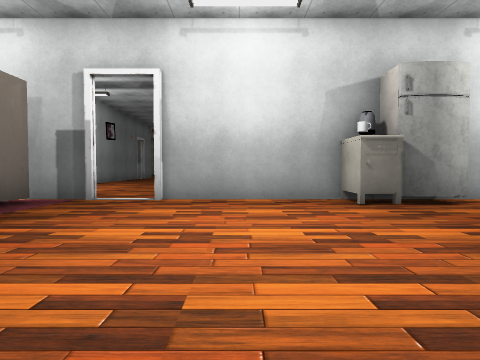
view 1 (above)

24 first-person views from a walk through a 3-D level made in the Unity game engine. The camera is 1.2 m above the floor, tilts 2° down and sees 75° across. Doors are open. The floor is counted in squares, 2 m on a side. Each view is taken from the middle of a square. On the plan, view 1 faces up. The plan holds only what a view shows up to about 9 squares ahead; the rest is blank. The place goes on beyond the plan. The player character is not drawn. Some surface patterns are stand-ins.

view 2
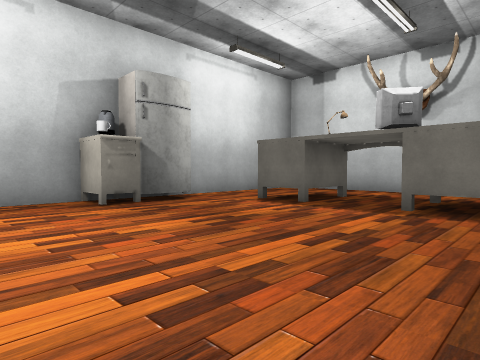

view 3
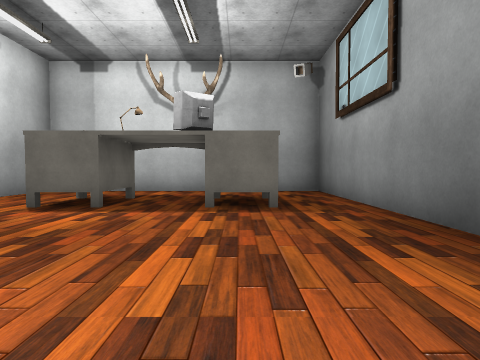

view 4
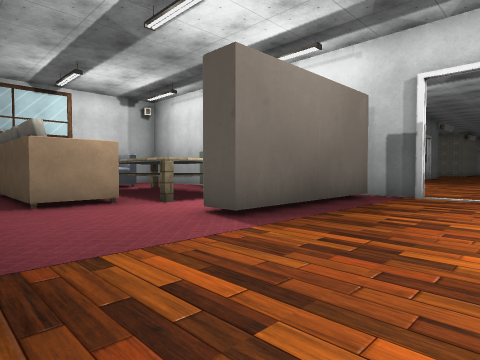

view 5
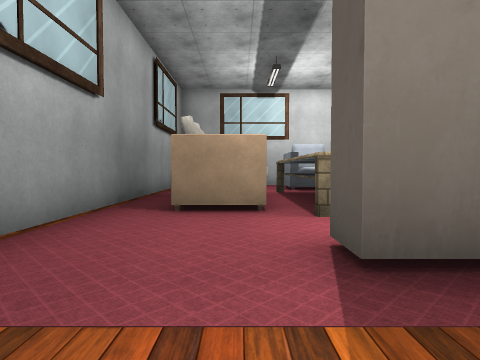

view 6
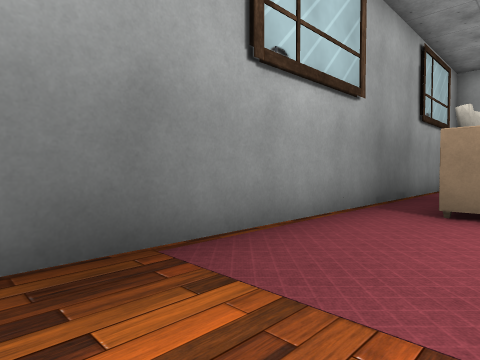

view 7
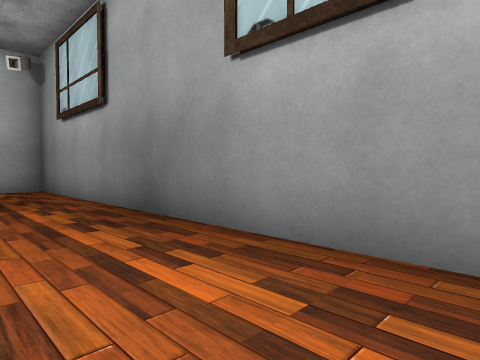

view 8
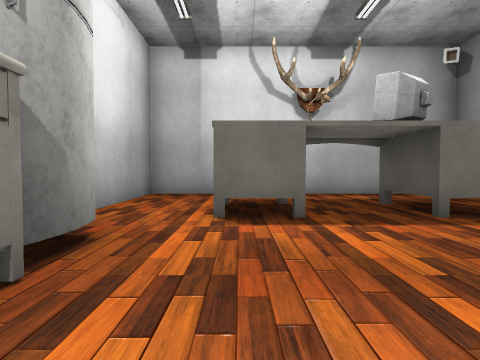

view 9
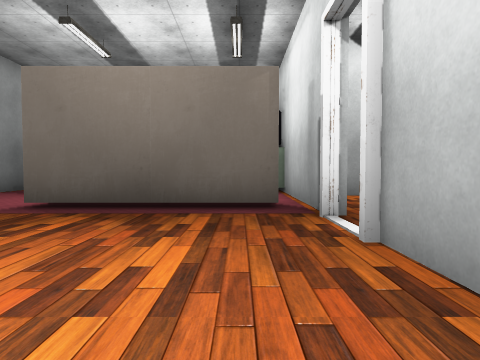

view 10
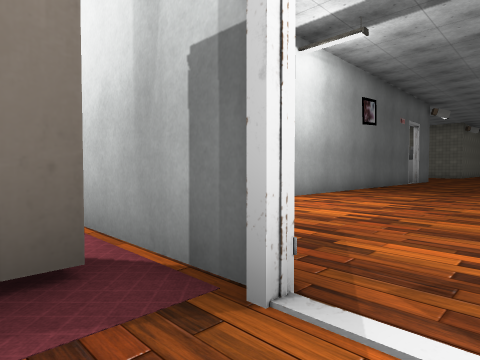

view 11
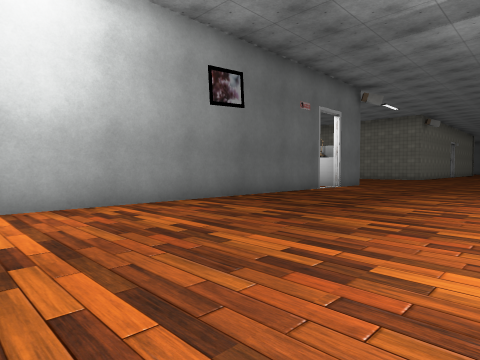

view 12
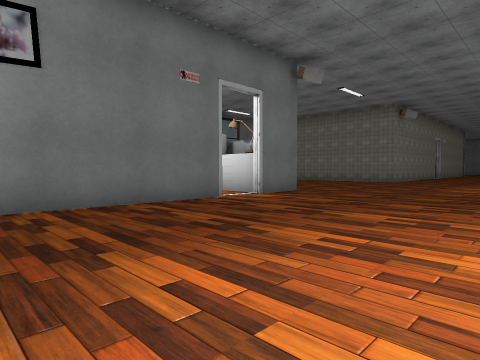

view 13
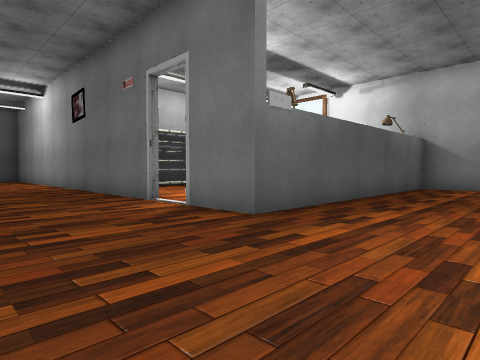

view 14
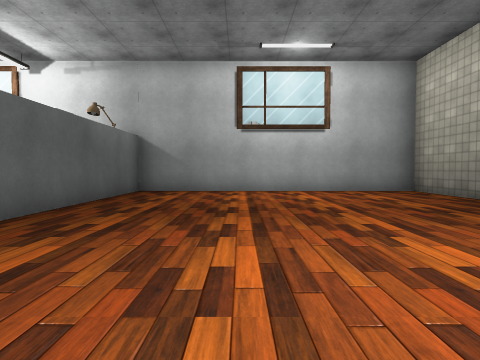

view 15
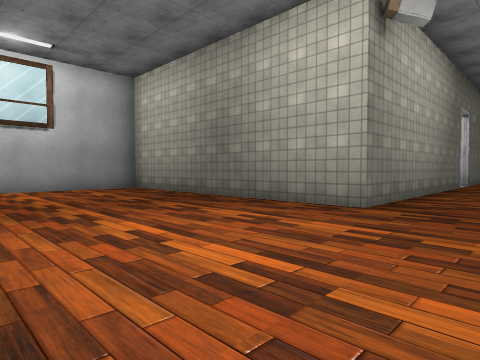

view 16
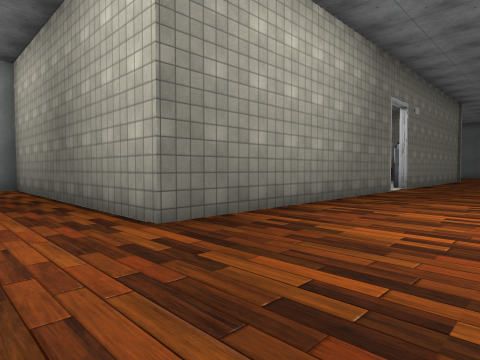

view 17
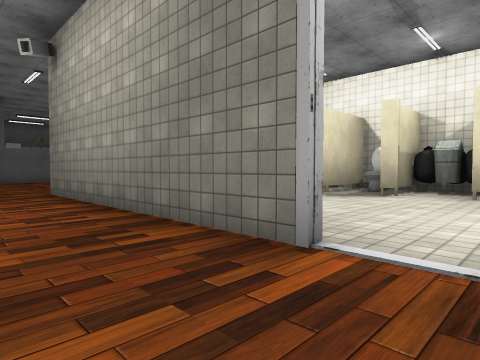

view 18
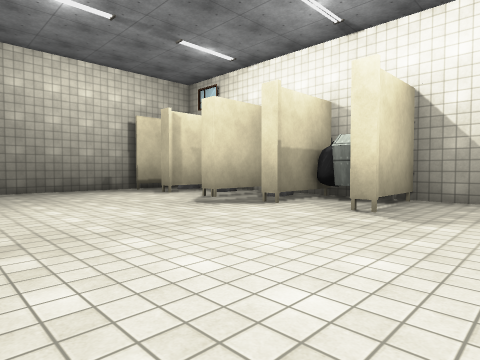

view 19
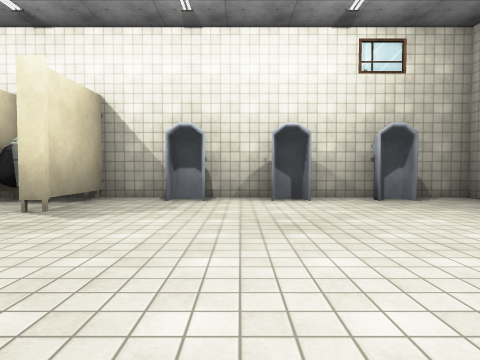

view 20
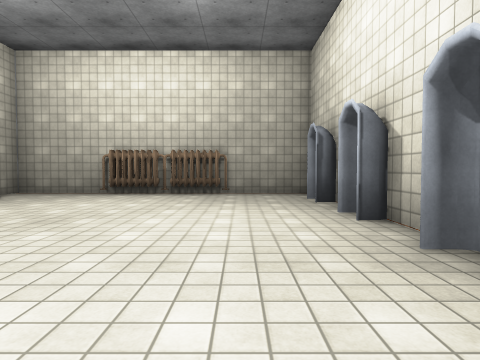

view 21
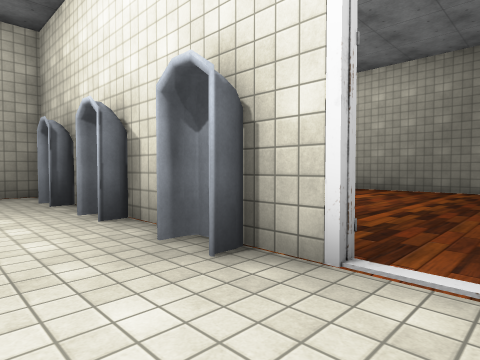

view 22
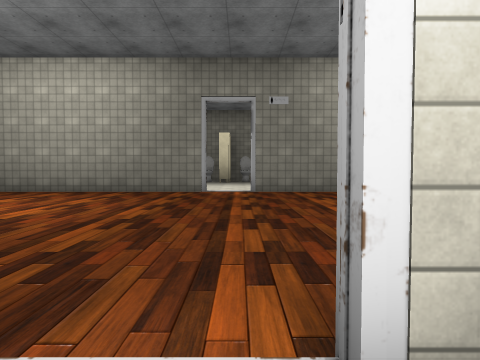

view 23
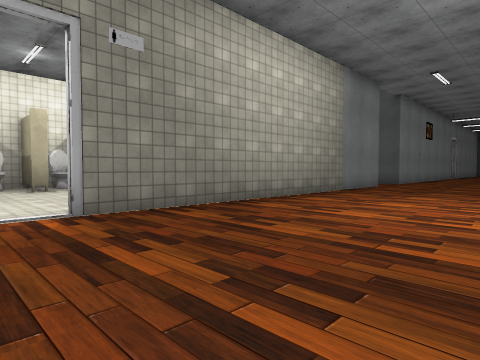

view 24
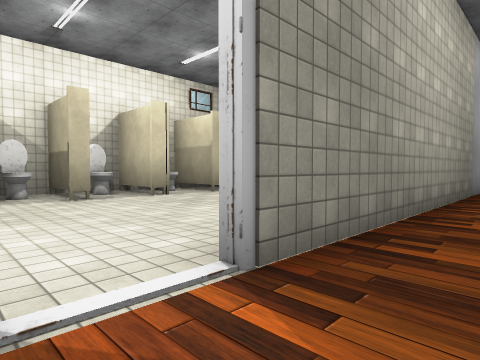

### Floor plan
Points are (right, up) in squares from view 1. A wall is a line through its corners. A room is listed if a view was taken in it or the views show most of it. See-through windows are left out.
Room 1 (views 1, 2, 3, 4, 5, 6, 7, 8, 9, 10)
walls: (-0.8, -1.1) (8.5, -1.1) (8.5, 6.1) (4.4, 6.1); (-5.8, 2.9) (-5.8, 2) (-8.9, 2); (-2.8, 6.1) (-7, 6.1); (2.4, 6.1) (-1.8, 6.1); (-11.8, -1.1) (-2.2, -1.1)
low walls: (-6, 2.9) (-6, 2.1)
ways out: open door at (-2.5, 6) to room 2
objects: other object (-12, 3) to (-11, 4); other object (-9, 0) to (-7, 1); other object (-4, 2) to (-4, 3); other object (-4, 4) to (-4, 5); other object (2, 5); fridge (3, 6); other object (5, 1) to (6, 1); other object (5, 4) to (6, 4)
Room 2 (views 11, 12, 13, 14, 15, 16, 17, 18, 19, 20, 21, 22, 23, 24)
walls: (1.2, 28.6) (1.2, 35.8); (-6, 35.8) (-6, 28.8) (-13.5, 28.8) (-13.5, 21.3) (-8.4, 21.3); (1.2, 36.9) (1.2, 42.4); (-10.8, 29) (-8.1, 29); (-6.5, 21.3) (-6, 21.3) (-6, 19.6); (-6.2, 36.9) (-6.2, 37.5); (6.4, 32.9) (6.4, 33.5); (-11.4, 30.9) (-11.4, 30.6); (6.4, 34.6) (6.4, 34.9); (-6.2, 39) (-6.2, 39.5); (-11.4, 34.6) (-11.4, 34.1); (-6, 18.5) (-6, 10.6); (-13, 32.9) (-11.4, 32.9) (-11.4, 32.4); (-13.6, 36.1) (-11.4, 36.1) (-11.4, 35.9); (-6.2, 43.8) (-13.5, 43.8) (-13.5, 33.9)
ways out: open door at (-2.5, 6) to room 1; open door at (-11, 32); open door at (-6, 19); open door at (-6, 36.5); open door at (1, 36.5); open door at (6.4, 36.6)
objects: toilet (-13, 34) to (-12, 34); bin (-13, 35); other object (-13, 36); other object (-13, 38); other object (-13, 40); other object (-13, 42); other object (-12, 35); heater (-11, 44); heater (-9, 44); other object (-6, 38); other object (-6, 40); other object (-6, 42)
Room 3 (no view inside)
walls: (8.5, 32.9) (8.5, 36); (6.4, 33.2) (8.5, 33.2)
objects: toilet (8, 34)

Where each view was taken, in squares from view 1:
view 1: 0 up, 0 right, facing up
view 2: 0 up, 0 right, facing up-right
view 3: 1 up, 0 right, facing right
view 4: 1 down, 1 left, facing up-left
view 5: 1 up, 2 left, facing left
view 6: 1 up, 2 left, facing down-left
view 7: 1 up, 1 left, facing down-right
view 8: 4 up, 1 right, facing right
view 9: 5 up, 1 right, facing left
view 10: 5 up, 2 left, facing up-left
view 11: 10 up, 1 left, facing up-left
view 12: 14 up, 1 left, facing up-left
view 13: 24 up, 3 left, facing down-left
view 14: 24 up, 5 left, facing left
view 15: 24 up, 4 left, facing up-left
view 16: 27 up, 3 left, facing up-left
view 17: 37 up, 4 left, facing down-left
view 18: 38 up, 7 left, facing down-left
view 19: 39 up, 7 left, facing left
view 20: 36 up, 8 left, facing up
view 21: 36 up, 8 left, facing up-right
view 22: 36 up, 7 left, facing right
view 23: 37 up, 3 left, facing down-right
view 24: 37 up, 0 right, facing down-right
